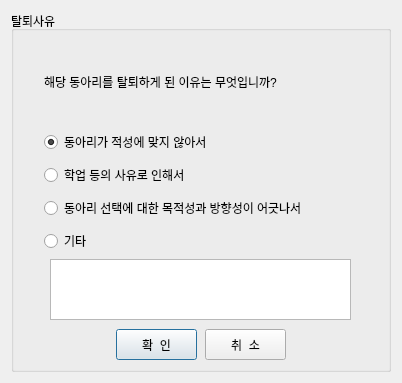
<?xml version="1.0" encoding="UTF-8"?>
<ui version="4.0">
 <class>SelectReasonOfSecessionInCircle</class>
 <widget class="QDialog" name="SelectReasonOfSecessionInCircle">
  <property name="geometry">
   <rect>
    <x>0</x>
    <y>0</y>
    <width>402</width>
    <height>383</height>
   </rect>
  </property>
  <property name="contextMenuPolicy">
   <enum>Qt::DefaultContextMenu</enum>
  </property>
  <property name="windowTitle">
   <string>탈퇴사유 선택</string>
  </property>
  <layout class="QGridLayout" name="gridLayout_2">
   <item row="0" column="0">
    <widget class="QGroupBox" name="groupBox">
     <property name="styleSheet">
      <string notr="true">font: 12pt &quot;나눔바른고딕&quot;;</string>
     </property>
     <property name="title">
      <string>탈퇴사유</string>
     </property>
     <layout class="QGridLayout" name="gridLayout">
      <item row="0" column="0">
       <layout class="QVBoxLayout" name="verticalLayout">
        <item>
         <spacer name="verticalSpacer_6">
          <property name="orientation">
           <enum>Qt::Vertical</enum>
          </property>
          <property name="sizeHint" stdset="0">
           <size>
            <width>20</width>
            <height>13</height>
           </size>
          </property>
         </spacer>
        </item>
        <item>
         <layout class="QHBoxLayout" name="horizontalLayout_3">
          <item>
           <spacer name="horizontalSpacer_14">
            <property name="orientation">
             <enum>Qt::Horizontal</enum>
            </property>
            <property name="sizeType">
             <enum>QSizePolicy::Minimum</enum>
            </property>
            <property name="sizeHint" stdset="0">
             <size>
              <width>21</width>
              <height>13</height>
             </size>
            </property>
           </spacer>
          </item>
          <item>
           <widget class="QLabel" name="label">
            <property name="text">
             <string>해당 동아리를 탈퇴하게 된 이유는 무엇입니까?</string>
            </property>
           </widget>
          </item>
          <item>
           <spacer name="horizontalSpacer_15">
            <property name="orientation">
             <enum>Qt::Horizontal</enum>
            </property>
            <property name="sizeType">
             <enum>QSizePolicy::Minimum</enum>
            </property>
            <property name="sizeHint" stdset="0">
             <size>
              <width>21</width>
              <height>13</height>
             </size>
            </property>
           </spacer>
          </item>
         </layout>
        </item>
        <item>
         <spacer name="verticalSpacer_5">
          <property name="orientation">
           <enum>Qt::Vertical</enum>
          </property>
          <property name="sizeHint" stdset="0">
           <size>
            <width>20</width>
            <height>18</height>
           </size>
          </property>
         </spacer>
        </item>
        <item>
         <layout class="QHBoxLayout" name="horizontalLayout_4">
          <item>
           <spacer name="horizontalSpacer">
            <property name="orientation">
             <enum>Qt::Horizontal</enum>
            </property>
            <property name="sizeType">
             <enum>QSizePolicy::Minimum</enum>
            </property>
            <property name="sizeHint" stdset="0">
             <size>
              <width>21</width>
              <height>13</height>
             </size>
            </property>
           </spacer>
          </item>
          <item>
           <widget class="QRadioButton" name="radioButton_1">
            <property name="styleSheet">
             <string notr="true">font: 11pt &quot;나눔바른고딕&quot;;</string>
            </property>
            <property name="text">
             <string>동아리가 적성에 맞지 않아서</string>
            </property>
            <property name="checked">
             <bool>true</bool>
            </property>
           </widget>
          </item>
          <item>
           <spacer name="horizontalSpacer_10">
            <property name="orientation">
             <enum>Qt::Horizontal</enum>
            </property>
            <property name="sizeHint" stdset="0">
             <size>
              <width>138</width>
              <height>18</height>
             </size>
            </property>
           </spacer>
          </item>
         </layout>
        </item>
        <item>
         <spacer name="verticalSpacer_4">
          <property name="orientation">
           <enum>Qt::Vertical</enum>
          </property>
          <property name="sizeType">
           <enum>QSizePolicy::Minimum</enum>
          </property>
          <property name="sizeHint" stdset="0">
           <size>
            <width>20</width>
            <height>3</height>
           </size>
          </property>
         </spacer>
        </item>
        <item>
         <layout class="QHBoxLayout" name="horizontalLayout_5">
          <item>
           <spacer name="horizontalSpacer_2">
            <property name="orientation">
             <enum>Qt::Horizontal</enum>
            </property>
            <property name="sizeType">
             <enum>QSizePolicy::Minimum</enum>
            </property>
            <property name="sizeHint" stdset="0">
             <size>
              <width>21</width>
              <height>13</height>
             </size>
            </property>
           </spacer>
          </item>
          <item>
           <widget class="QRadioButton" name="radioButton_2">
            <property name="styleSheet">
             <string notr="true">font: 11pt &quot;나눔바른고딕&quot;;</string>
            </property>
            <property name="text">
             <string>학업 등의 사유로 인해서</string>
            </property>
           </widget>
          </item>
          <item>
           <spacer name="horizontalSpacer_11">
            <property name="orientation">
             <enum>Qt::Horizontal</enum>
            </property>
            <property name="sizeHint" stdset="0">
             <size>
              <width>158</width>
              <height>18</height>
             </size>
            </property>
           </spacer>
          </item>
         </layout>
        </item>
        <item>
         <spacer name="verticalSpacer_3">
          <property name="orientation">
           <enum>Qt::Vertical</enum>
          </property>
          <property name="sizeType">
           <enum>QSizePolicy::Minimum</enum>
          </property>
          <property name="sizeHint" stdset="0">
           <size>
            <width>20</width>
            <height>3</height>
           </size>
          </property>
         </spacer>
        </item>
        <item>
         <layout class="QHBoxLayout" name="horizontalLayout_6">
          <item>
           <spacer name="horizontalSpacer_3">
            <property name="orientation">
             <enum>Qt::Horizontal</enum>
            </property>
            <property name="sizeType">
             <enum>QSizePolicy::Minimum</enum>
            </property>
            <property name="sizeHint" stdset="0">
             <size>
              <width>21</width>
              <height>13</height>
             </size>
            </property>
           </spacer>
          </item>
          <item>
           <widget class="QRadioButton" name="radioButton_3">
            <property name="styleSheet">
             <string notr="true">font: 11pt &quot;나눔바른고딕&quot;;</string>
            </property>
            <property name="text">
             <string>동아리 선택에 대한 목적성과 방향성이 어긋나서</string>
            </property>
           </widget>
          </item>
          <item>
           <spacer name="horizontalSpacer_12">
            <property name="orientation">
             <enum>Qt::Horizontal</enum>
            </property>
            <property name="sizeHint" stdset="0">
             <size>
              <width>28</width>
              <height>18</height>
             </size>
            </property>
           </spacer>
          </item>
         </layout>
        </item>
        <item>
         <spacer name="verticalSpacer_2">
          <property name="orientation">
           <enum>Qt::Vertical</enum>
          </property>
          <property name="sizeType">
           <enum>QSizePolicy::Minimum</enum>
          </property>
          <property name="sizeHint" stdset="0">
           <size>
            <width>20</width>
            <height>3</height>
           </size>
          </property>
         </spacer>
        </item>
        <item>
         <layout class="QHBoxLayout" name="horizontalLayout_7">
          <item>
           <spacer name="horizontalSpacer_4">
            <property name="orientation">
             <enum>Qt::Horizontal</enum>
            </property>
            <property name="sizeType">
             <enum>QSizePolicy::Minimum</enum>
            </property>
            <property name="sizeHint" stdset="0">
             <size>
              <width>21</width>
              <height>13</height>
             </size>
            </property>
           </spacer>
          </item>
          <item>
           <widget class="QRadioButton" name="radioButton_4">
            <property name="styleSheet">
             <string notr="true">font: 11pt &quot;나눔바른고딕&quot;;</string>
            </property>
            <property name="text">
             <string>기타</string>
            </property>
           </widget>
          </item>
          <item>
           <spacer name="horizontalSpacer_13">
            <property name="orientation">
             <enum>Qt::Horizontal</enum>
            </property>
            <property name="sizeHint" stdset="0">
             <size>
              <width>278</width>
              <height>18</height>
             </size>
            </property>
           </spacer>
          </item>
         </layout>
        </item>
        <item>
         <layout class="QHBoxLayout" name="horizontalLayout_2">
          <item>
           <spacer name="horizontalSpacer_5">
            <property name="orientation">
             <enum>Qt::Horizontal</enum>
            </property>
            <property name="sizeType">
             <enum>QSizePolicy::Minimum</enum>
            </property>
            <property name="sizeHint" stdset="0">
             <size>
              <width>21</width>
              <height>13</height>
             </size>
            </property>
           </spacer>
          </item>
          <item>
           <widget class="QPlainTextEdit" name="plainTextEdit">
            <property name="minimumSize">
             <size>
              <width>301</width>
              <height>61</height>
             </size>
            </property>
            <property name="maximumSize">
             <size>
              <width>301</width>
              <height>61</height>
             </size>
            </property>
            <property name="styleSheet">
             <string notr="true">font: 9pt &quot;나눔바른고딕&quot;;</string>
            </property>
            <property name="plainText">
             <string/>
            </property>
           </widget>
          </item>
          <item>
           <spacer name="horizontalSpacer_6">
            <property name="orientation">
             <enum>Qt::Horizontal</enum>
            </property>
            <property name="sizeType">
             <enum>QSizePolicy::Minimum</enum>
            </property>
            <property name="sizeHint" stdset="0">
             <size>
              <width>21</width>
              <height>13</height>
             </size>
            </property>
           </spacer>
          </item>
         </layout>
        </item>
        <item>
         <spacer name="verticalSpacer">
          <property name="orientation">
           <enum>Qt::Vertical</enum>
          </property>
          <property name="sizeType">
           <enum>QSizePolicy::Minimum</enum>
          </property>
          <property name="sizeHint" stdset="0">
           <size>
            <width>20</width>
            <height>3</height>
           </size>
          </property>
         </spacer>
        </item>
        <item>
         <layout class="QHBoxLayout" name="horizontalLayout">
          <item>
           <spacer name="horizontalSpacer_7">
            <property name="orientation">
             <enum>Qt::Horizontal</enum>
            </property>
            <property name="sizeHint" stdset="0">
             <size>
              <width>78</width>
              <height>28</height>
             </size>
            </property>
           </spacer>
          </item>
          <item>
           <widget class="QPushButton" name="okButton">
            <property name="minimumSize">
             <size>
              <width>81</width>
              <height>31</height>
             </size>
            </property>
            <property name="maximumSize">
             <size>
              <width>81</width>
              <height>31</height>
             </size>
            </property>
            <property name="styleSheet">
             <string notr="true">font: 10pt &quot;나눔바른고딕&quot;;</string>
            </property>
            <property name="text">
             <string>확  인</string>
            </property>
           </widget>
          </item>
          <item>
           <spacer name="horizontalSpacer_9">
            <property name="orientation">
             <enum>Qt::Horizontal</enum>
            </property>
            <property name="sizeType">
             <enum>QSizePolicy::Minimum</enum>
            </property>
            <property name="sizeHint" stdset="0">
             <size>
              <width>2</width>
              <height>28</height>
             </size>
            </property>
           </spacer>
          </item>
          <item>
           <widget class="QPushButton" name="cancelButton">
            <property name="minimumSize">
             <size>
              <width>81</width>
              <height>31</height>
             </size>
            </property>
            <property name="maximumSize">
             <size>
              <width>81</width>
              <height>31</height>
             </size>
            </property>
            <property name="styleSheet">
             <string notr="true">font: 10pt &quot;나눔바른고딕&quot;;</string>
            </property>
            <property name="text">
             <string>취  소</string>
            </property>
           </widget>
          </item>
          <item>
           <spacer name="horizontalSpacer_8">
            <property name="orientation">
             <enum>Qt::Horizontal</enum>
            </property>
            <property name="sizeHint" stdset="0">
             <size>
              <width>78</width>
              <height>28</height>
             </size>
            </property>
           </spacer>
          </item>
         </layout>
        </item>
       </layout>
      </item>
     </layout>
    </widget>
   </item>
  </layout>
 </widget>
 <resources/>
 <connections/>
</ui>
